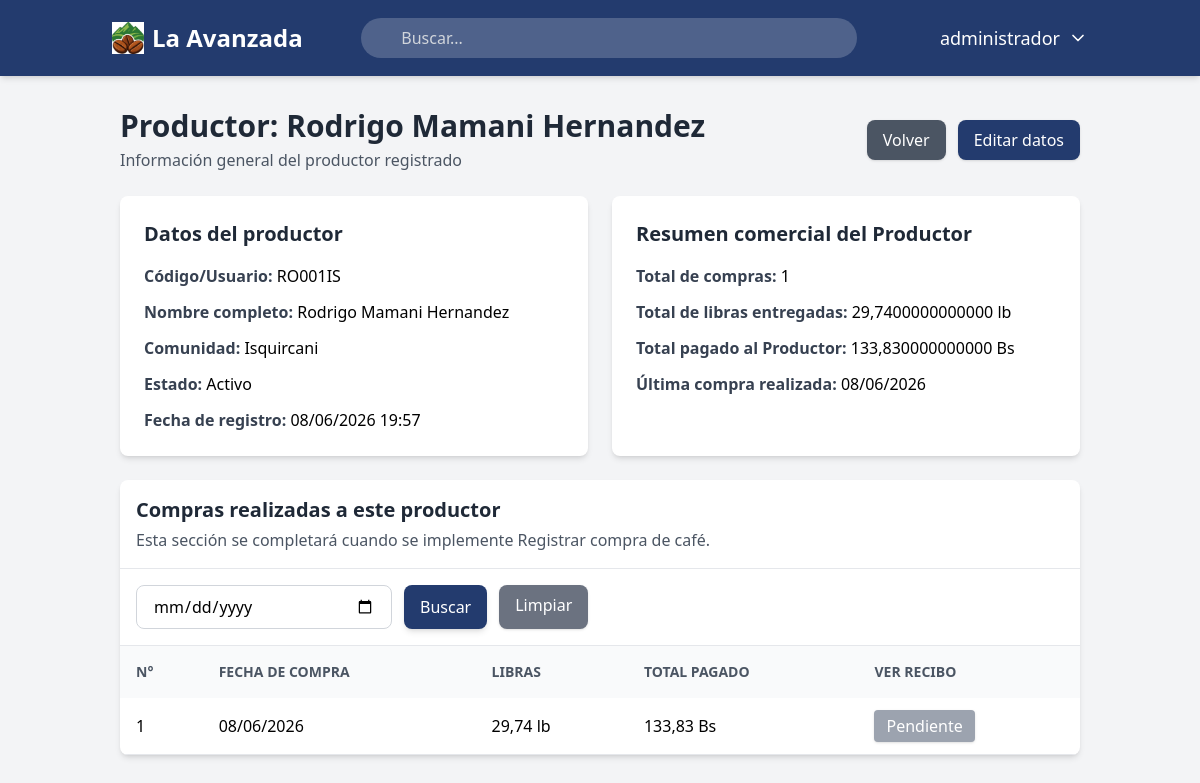
Page /productores/2/detalle/ (signed in) on the earlier database version.
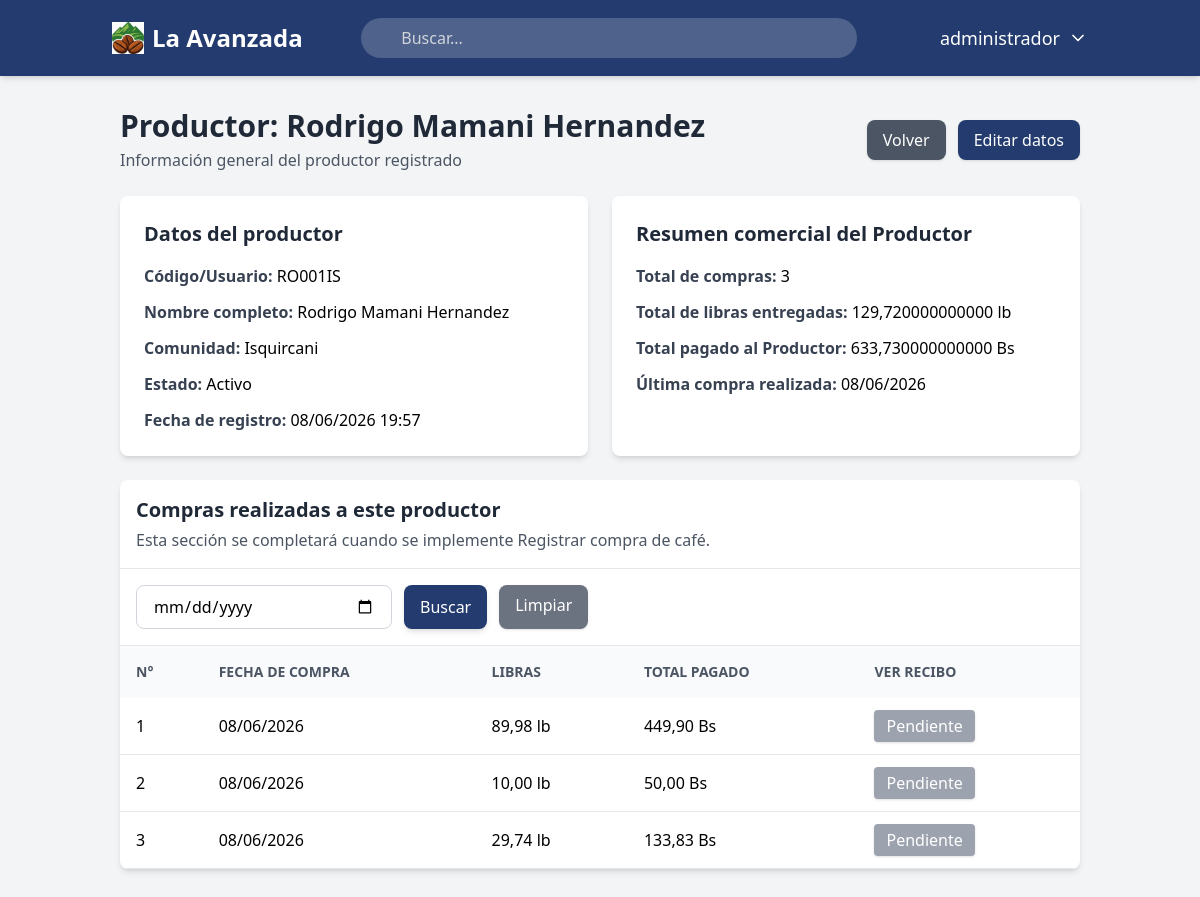
Same page on the later database version.
### compras/models.py (models this page shows, shortened)
class CompraCafe(models.Model):
    id_compra = models.AutoField(primary_key=True) # llave primaria
    productor = models.ForeignKey(
        Productor,
        on_delete=models.PROTECT,
        related_name='compras_cafe',
        verbose_name='Productor'
    )
    comunidad = models.ForeignKey(
        Comunidad,
        on_delete=models.PROTECT,
        related_name='compras_cafe',
        verbose_name='Comunidad'
    )
    fecha_compra = models.DateField(
        verbose_name='Fecha de compra'
    )
    precio_compra = models.DecimalField(
        max_digits=10,
        decimal_places=2,
        verbose_name='Precio de compra por libra'
    )
    total_libras = models.DecimalField(
        max_digits=10,
        decimal_places=2,
        verbose_name='Total de libras'
    )
    total_pagado = models.DecimalField(
        max_digits=12,
        decimal_places=2,
        verbose_name='Total pagado'
    )
    productor_nombre_recibo = models.CharField(
        max_length=300,
        verbose_name='Productor en recibo'
    )
    comunidad_nombre_recibo = models.CharField(
        max_length=150,
        verbose_name='Comunidad en recibo'
    )
    codigo_productor_recibo = models.CharField(
        max_length=20,
        verbose_name='Código del productor en recibo'
    )
    creado_por = models.ForeignKey(
        settings.AUTH_USER_MODEL,
        on_delete=models.SET_NULL,
        null=True,
        blank=True,
        related_name='compras_cafe_creadas',
        verbose_name='Creado por'
    )
    fecha_registro = models.DateTimeField(
        auto_now_add=True,
        verbose_name='Fecha de registro'
    )
    class Meta:
        db_table = 'compras_cafe'
        verbose_name = 'Compra de café'
        verbose_name_plural = 'Compras de café'
        ordering = ['-fecha_compra', '-fecha_registro']

### productores/views.py (the view)
# urls.py: path('<int:pk>/detalle/', views.detalle_productor, name='detalle_productor'),
@login_required
def detalle_productor(request, pk):
    permiso = obtener_permiso_productores(request.user)
    if permiso == 0:
        return redirect('dashboard')
    productor = get_object_or_404(
        Productor.objects.select_related('comunidad', 'usuario'),
        pk=pk
    )
    compras = CompraCafe.objects.filter(
        productor=productor
    ).order_by(
        '-fecha_compra',
        '-fecha_registro'
    )
    fecha = request.GET.get('fecha')
    if fecha:
        compras = compras.filter(fecha_compra=fecha)
    resumen = CompraCafe.objects.filter(
        productor=productor
    ).aggregate(
        total_compras=Count('id_compra'),
        total_libras=Coalesce(
            Sum('total_libras'),
            Value(Decimal('0.00')),
            output_field=DecimalField(max_digits=10, decimal_places=2)
        ),
        total_pagado=Coalesce(
            Sum('total_pagado'),
            Value(Decimal('0.00')),
            output_field=DecimalField(max_digits=12, decimal_places=2)
        )
    )
    total_compras = resumen['total_compras']
    total_libras = resumen['total_libras']
    total_pagado = resumen['total_pagado']
    ultima_compra = CompraCafe.objects.filter(
        productor=productor
    ).order_by(
        '-fecha_compra',
        '-fecha_registro'
    ).first()
    contexto = {
        'productor': productor,
        'compras': compras,
        'total_compras': total_compras,
        'total_libras': total_libras,
        'total_pagado': total_pagado,
        'ultima_compra': ultima_compra,
    }
    return render(request, 'productores/detalle_productor.html', contexto)

### principal/context_processors.py (called while the page is built)
def obtener_permisos(request):
    permisos = { # los modulos
        'registrar_compras_cafe': 0,
        'historial_compras': 0,
        'comunidades': 0,
        'productores': 0,
        'registro_ventas_cafe': 0,
        'analisis_predicciones': 0,
        'roles_usuarios': 0,
    }
    roles = []
    if request.user.is_authenticated:
        roles_usuario = UsuarioRol.objects.filter(usuario=request.user)
        roles = [usuario_rol.rol.nombre_rol for usuario_rol in roles_usuario]
        for usuario_rol in roles_usuario:
            rol = usuario_rol.rol
            for modulo in permisos.keys():
                permiso_actual = getattr(rol, modulo, 0)
                if permiso_actual > permisos[modulo]:
                    permisos[modulo] = permiso_actual
    return {
        'permisos': permisos,
        'roles': roles,
    }

### productores/models.py (called while the page is built)
    def nombre_completo(self):
        return f"{self.nombre} {self.apellido_paterno} {self.apellido_materno}".strip()

### productores/templates/productores/detalle_productor.html (shortened to what the changed rows need)
{% extends 'principal/base.html' %}
{% block content %}
<div class="max-w-7xl mx-auto">
    <div class="flex flex-col md:flex-row md:items-center md:justify-between gap-4 mb-6">
        <div>
            <h1 class="text-3xl font-bold text-gray-800">
                Productor: {{ productor.nombre_completo }}
            </h1>
        </div>
    </div>
    <div class="grid grid-cols-1 md:grid-cols-2 gap-6 mb-6">
        <div class="bg-white rounded-lg shadow-md p-6">
            <h2 class="text-xl font-bold text-gray-800 mb-4">
                Datos del productor
            </h2>
        </div>
        <div class="bg-white rounded-lg shadow-md p-6">
            <h2 class="text-xl font-bold text-gray-800 mb-4">
                Resumen comercial del Productor
            </h2>
            <div class="space-y-3">
                <p>
                    <span class="font-semibold text-gray-700">Total de compras:</span>
                    {{ total_compras }}
                </p>
                <p>
                    <span class="font-semibold text-gray-700">Total de libras entregadas:</span>
                    {{ total_libras }} lb
                </p>
                <p>
                    <span class="font-semibold text-gray-700">Total pagado al Productor:</span>
                    {{ total_pagado }} Bs
                </p>
                <p>
                    <span class="font-semibold text-gray-700">Última compra realizada:</span>
                    {% if ultima_compra %}
                        {{ ultima_compra.fecha_compra|date:"d/m/Y" }}
                    {% else %}
                        Sin compras
                    {% endif %}
                </p>
            </div>
        </div>
    </div>
    <div class="bg-white rounded-lg shadow-md overflow-hidden">
        <div class="p-4 border-b">
            <h2 class="text-xl font-bold text-gray-800">
                Compras realizadas a este productor
            </h2>
        </div>
        <div class="overflow-x-auto">
            <table class="min-w-full border-collapse">
                <thead class="bg-gray-50 text-gray-600 uppercase text-sm">
                    <tr>
                        <th class="px-4 py-4 text-left font-semibold">N°</th>
                        <th class="px-4 py-4 text-left font-semibold">Fecha de compra</th>
                        <th class="px-4 py-4 text-left font-semibold">Libras</th>
                        <th class="px-4 py-4 text-left font-semibold">Total pagado</th>
                        <th class="px-4 py-4 text-left font-semibold">Ver recibo</th>
                    </tr>
                </thead>
                <tbody>
                    {% for compra in compras %}
                    <tr class="border-b hover:bg-gray-50">
                        <td class="px-4 py-3">
                            {{ forloop.counter }}
                        </td>
                        <td class="px-4 py-3">
                            {{ compra.fecha_compra|date:"d/m/Y" }}
                        </td>
                        <td class="px-4 py-3">
                            {{ compra.total_libras }} lb
                        </td>
                        <td class="px-4 py-3">
                            {{ compra.total_pagado }} Bs
                        </td>
                        <td class="px-4 py-3">
                            <button type="button"
                                    class="bg-gray-400 text-white px-3 py-1 rounded shadow cursor-not-allowed"
                                    disable>
                                Pendiente
                            </button>
                        </td>
                    </tr>
                 {% empty %}
                    <tr>
                        <td colspan="5" class="px-4 py-6 text-center text-gray-500">
                            Este productor aún no tiene compras registradas.
                        </td>
                    </tr>
                 {% endfor %}
                </tbody>
            </table>
        </div>
    </div>
</div>
{% endblock %}

Differences in the rows shown:
added CompraCafe: fecha_compra "08/06/2026", total_libras "89,98", total_pagado "449,90"
added CompraCafe: fecha_compra "08/06/2026", total_libras "10,00", total_pagado "50,00"
Other differences:
{{ total_compras }}: "1" → "3"
{{ total_libras }}: "29,7400000000000" → "129,720000000000"
{{ total_pagado }}: "133,830000000000" → "633,730000000000"
